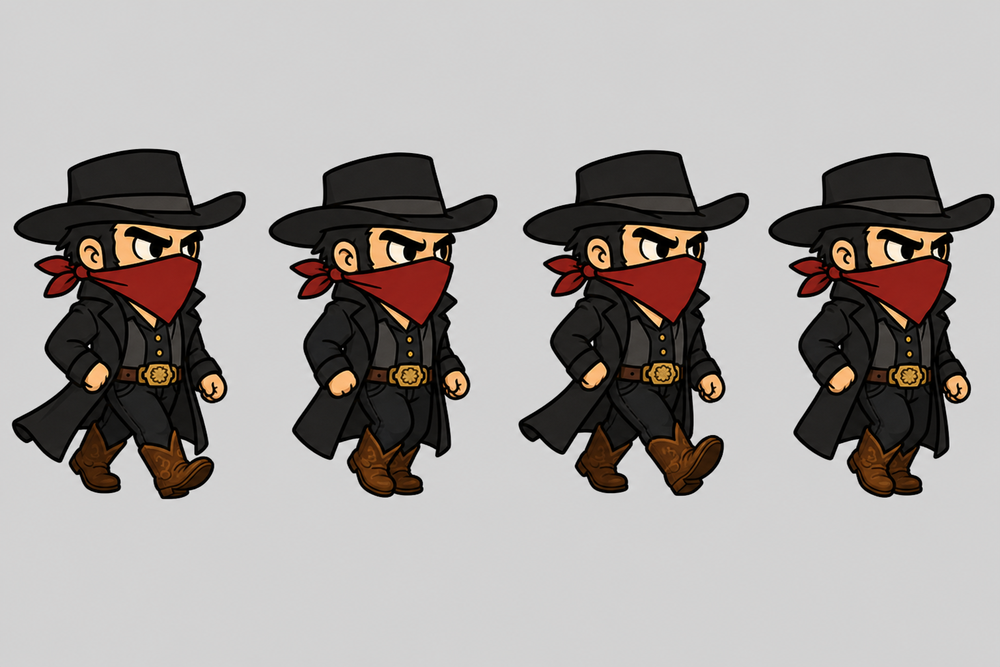
#> input picture assets/source/kingpin/walk_strip.png, 1000 x 667 px, shrunk from 1536 x 1024 before the run
$ python build_kingpin_frames.py
#> lines starting #> are read from the running program, lines starting #| are printed output that depends on the picture; after the words box and inside, x2 and y2 are one past the last pixel; in counts of white or black regions, pixels touching at a corner belong together
### tools/art_pipeline.py
#!/usr/bin/env python3
"""Reusable pipeline for turning hand-drawn concept art into game-ready sprites.

Generated concept art (see `.cursor/rules/art-style.mdc`) usually arrives on a
*painted* light checkerboard or flat white background rather than real alpha
transparency. This module keys that background out, then trims/scales/aligns the
figure onto the game's sprite canvas so animation frames stay registered.

Typical use::

    from tools.art_pipeline import cutout, frame_sprite, slice_strip

    idle = frame_sprite(cutout("concept_idle.png"))            # -> 64x64 RGBA
    runs = [frame_sprite(f) for f in slice_strip(cutout("run_strip.png"))]

The on-foot player frames are 64x64 with the figure ~60 px tall and feet resting
on y=63 (matches the cowboy frames in assets/player/). Override target_h /
baseline / canvas for other sprite sizes (e.g. mounted horse frames).
"""

from __future__ import annotations

from collections import deque
from pathlib import Path

from PIL import Image


def _is_bg(r: int, g: int, b: int, *, level: int = 208, sat: int = 22) -> bool:
    """A pixel is background if it is light *and* near-gray (checker or white)."""
    return min(r, g, b) >= level and (max(r, g, b) - min(r, g, b)) <= sat


def cutout(
    src: str | Path,
    *,
    feather: int = 3,
    level: int = 208,
    sat: int = 22,
    punch_holes: bool = True,
) -> Image.Image:
    """Remove a painted checkerboard / flat white background via border flood fill.

    Only background-connected light pixels are cleared, so the character's own
    interior whites (eye highlights, teeth) are preserved. A few feather passes
    grow transparency into the anti-aliased halo to avoid a bright fringe.

    Lower ``level`` (e.g. 185) keys stubborner painted mattes that sit below the
    default light-gray threshold; default 208 matches existing call sites.

    When ``punch_holes`` is true, remaining *flat* near-gray pockets (enclosed
    matte between legs/arms that flood-fill cannot reach from the border) are
    cleared too. Warm cream highlights are kept by requiring near-neutral chroma.
    """
    im = Image.open(src).convert("RGBA")
    w, h = im.size
    px = im.load()
    bg = bytearray(w * h)
    dq: deque[tuple[int, int]] = deque()

    def idx(x: int, y: int) -> int:
        return y * w + x

    seeds = [(x, y) for x in range(w) for y in (0, h - 1)]
    seeds += [(x, y) for y in range(h) for x in (0, w - 1)]
    for x, y in seeds:
        r, g, b, _ = px[x, y]
        if _is_bg(r, g, b, level=level, sat=sat) and not bg[idx(x, y)]:
            bg[idx(x, y)] = 1
            dq.append((x, y))

    while dq:
        x, y = dq.popleft()
        for nx, ny in ((x + 1, y), (x - 1, y), (x, y + 1), (x, y - 1)):
            if 0 <= nx < w and 0 <= ny < h and not bg[idx(nx, ny)]:
                r, g, b, _ = px[nx, ny]
                if _is_bg(r, g, b, level=level, sat=sat):
                    bg[idx(nx, ny)] = 1
                    dq.append((nx, ny))

    if punch_holes:
        # Enclosed limb gaps keep painted matte that never touches the border.
        # Only punch near-neutral grays so warm cream face highlights survive.
        hole_level = min(level, 150)
        for y in range(h):
            for x in range(w):
                if bg[idx(x, y)]:
                    continue
                r, g, b, _ = px[x, y]
                if min(r, g, b) >= hole_level and (max(r, g, b) - min(r, g, b)) <= 12:
                    bg[idx(x, y)] = 1

    for _ in range(feather):
        add: list[tuple[int, int]] = []
        for y in range(h):
            for x in range(w):
                if bg[idx(x, y)]:
                    continue
                r, g, b, _ = px[x, y]
                if min(r, g, b) >= 196 and (max(r, g, b) - min(r, g, b)) <= 30:
                    for nx, ny in ((x + 1, y), (x - 1, y), (x, y + 1), (x, y - 1)):
                        if 0 <= nx < w and 0 <= ny < h and bg[idx(nx, ny)]:
                            add.append((x, y))
                            break
        for x, y in add:
            bg[idx(x, y)] = 1

    for y in range(h):
        for x in range(w):
            if bg[idx(x, y)]:
                r, g, b, _ = px[x, y]
                px[x, y] = (r, g, b, 0)
    return im


def slice_strip(im: Image.Image, *, min_gap_frac: float = 0.01) -> list[Image.Image]:
    """Split a horizontal sprite-sheet row into figures by empty (alpha) columns."""
    w, h = im.size
    alpha = im.split()[3]
    ap = alpha.load()
    col_has = [any(ap[x, y] > 8 for y in range(h)) for x in range(w)]

    segments: list[tuple[int, int]] = []
    start = None
    for x in range(w):
        if col_has[x] and start is None:
            start = x
        elif not col_has[x] and start is not None:
            segments.append((start, x))
            start = None
    if start is not None:
        segments.append((start, w))

    # Merge segments separated by tiny gaps (stray ink between limbs).
    min_gap = max(2, int(w * min_gap_frac))
    merged: list[list[int]] = []
    for s, e in segments:
        if merged and s - merged[-1][1] <= min_gap:
            merged[-1][1] = e
        else:
            merged.append([s, e])

    figures = [im.crop((s, 0, e, h)) for s, e in merged]
    figures = [f for f in figures if f.getbbox() is not None]
    return figures


# [24 lines left out: function frame_sprite, not called in this run]


# [8 lines that do not run on import are left out]

### tools/build_kingpin_frames.py
"""Build Outlaw Kingpin walk frames from `assets/source/kingpin/walk_strip.png`.

Standing art stays `assets/world/boss_outlaw_kingpin.png`. All four frames share
one scale, one foot line, and one upper-body anchor, so the cycle keeps the
drawn head bob instead of being stretched to a uniform height, the boots stay on
the same ground row, and the torso does not slide sideways as the stride opens.
The tallest stride matches the standing canvas height so he does not pop when he
halts to shoot.

    python tools/build_kingpin_frames.py
"""
from __future__ import annotations

from pathlib import Path

from PIL import Image

from art_pipeline import cutout, slice_strip

ROOT = Path(__file__).resolve().parent.parent
SRC = ROOT / "assets" / "source" / "kingpin" / "walk_strip.png"
OUT = ROOT / "assets" / "world"
STAND = ROOT / "assets" / "world" / "boss_outlaw_kingpin.png"

CANVAS = (130, 180)
## Fraction of the figure treated as "upper body" when picking the sway anchor.
UPPER_BODY_FRAC = 0.35


def _alpha_bbox(im: Image.Image) -> tuple[int, int, int, int] | None:
	"""Bounds of visible pixels only — `Image.getbbox` also counts cleared pixels
	that kept their painted RGB, which would pad the figure with dead margin."""
	return im.split()[3].getbbox()


def _upper_body_center(fig: Image.Image) -> float:
	"""Alpha-weighted horizontal centre of hat, head and shoulders."""
	width, height = fig.size
	alpha = fig.split()[3].load()
	total = 0
	weighted = 0
	for y in range(max(1, int(height * UPPER_BODY_FRAC))):
		for x in range(width):
			value = alpha[x, y]
			if value > 16:
				total += value
				weighted += value * x
	return weighted / total if total else width * 0.5


def build() -> None:
	if not SRC.exists():
		raise SystemExit(f"Missing {SRC}")
	keyed = cutout(str(SRC), level=200, sat=28)
#> the loop in cutout, `for x, y in seeds:` made 3334 passes
#> (r, g, b) on passes 1 to 3: (210, 209, 209), (209, 207, 208), (211, 211, 211)
#> the loop in cutout, `while dq:` made 471831 passes
#> (x, y) on passes 1 to 3: (0, 0), (0, 666), (1, 0)
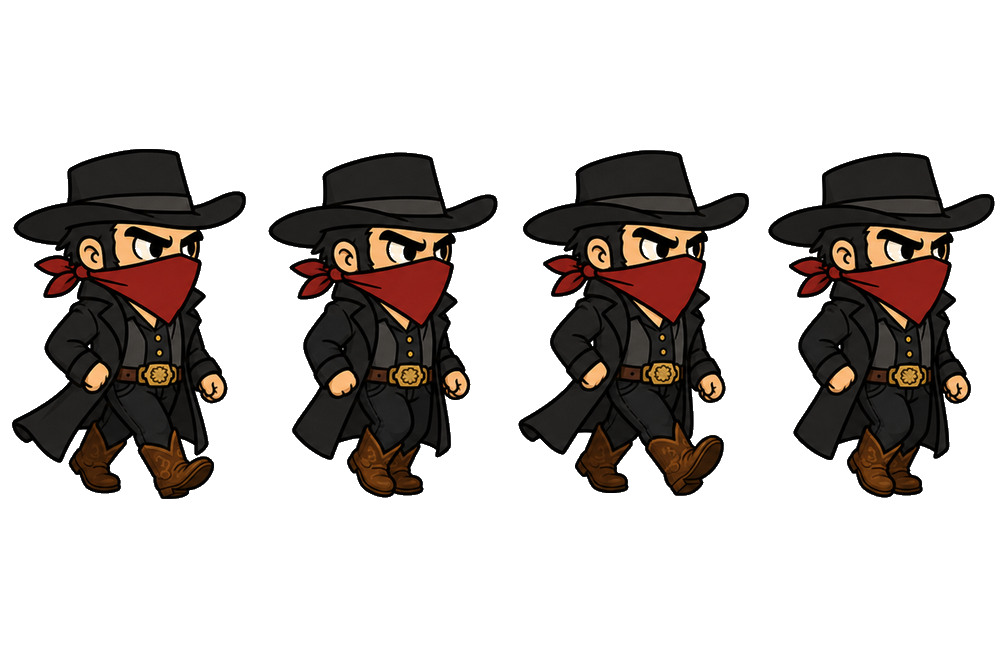
#> keyed: PIL image 1000x667 RGBA; mean R, G, B, A 165.5, 160.2, 157.8, 73.6; transparent parts drawn white
	segs = slice_strip(keyed, min_gap_frac=0.01)
#> in slice_strip, `alpha = im.split()[3]`:
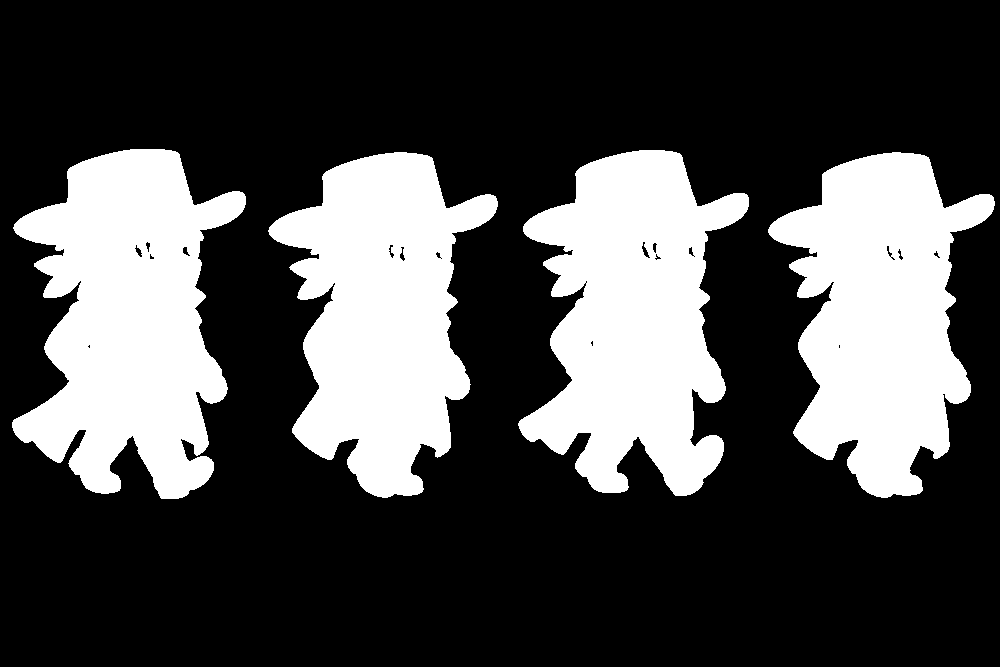
#> alpha: PIL image 1000x667 L; 28.9% white; 4 white regions, box (x1, y1, x2, y2) and area: (12, 149, 246, 499) 50982, (518, 150, 749, 496) 48855, (268, 152, 498, 498) 46390, (768, 152, 995, 498) 46327
#> in slice_strip, `col_has = [any(ap[x, y] > 8 for y in range(h)) for x in range(w)]`: col_has = 1000 items, first 6: False, False, False, False, False, False
#> after the loop in slice_strip, `for x in range(w):`: segments = [(12, 246), (268, 498), (518, 749), (768, 995)]
#> the loop in slice_strip, `for s, e in segments:` made 4 passes
#> after the loop in slice_strip, `for s, e in segments:`: merged = [[12, 246], [268, 498], [518, 749], [768, 995]]
#> in slice_strip, `figures = [im.crop((s, 0, e, h)) for s, e in merged]`: figures = 4 items
#> segs = 4 items
	if len(segs) < 4:
		raise SystemExit(f"Expected 4 walk figures, got {len(segs)}")
	if len(segs) > 4:
		ranked = sorted(
			range(len(segs)),
			key=lambda i: segs[i].size[0] * segs[i].size[1],
			reverse=True,
		)[:4]
		segs = [segs[i] for i in sorted(ranked)]

	figures: list[Image.Image] = []
	for seg in segs[:4]:
		bbox = _alpha_bbox(seg)
		if bbox is None:
			raise SystemExit("Empty walk figure in strip")
		figures.append(seg.crop(bbox))
#> this loop made 4 passes
#> bbox on passes 1 to 4: (0, 149, 234, 499), (0, 152, 230, 498), (0, 150, 231, 496), (0, 152, 227, 498)
#> after the loop, figures = 4 items

#> (the run stopped early here; a loop or call above may not have finished)
